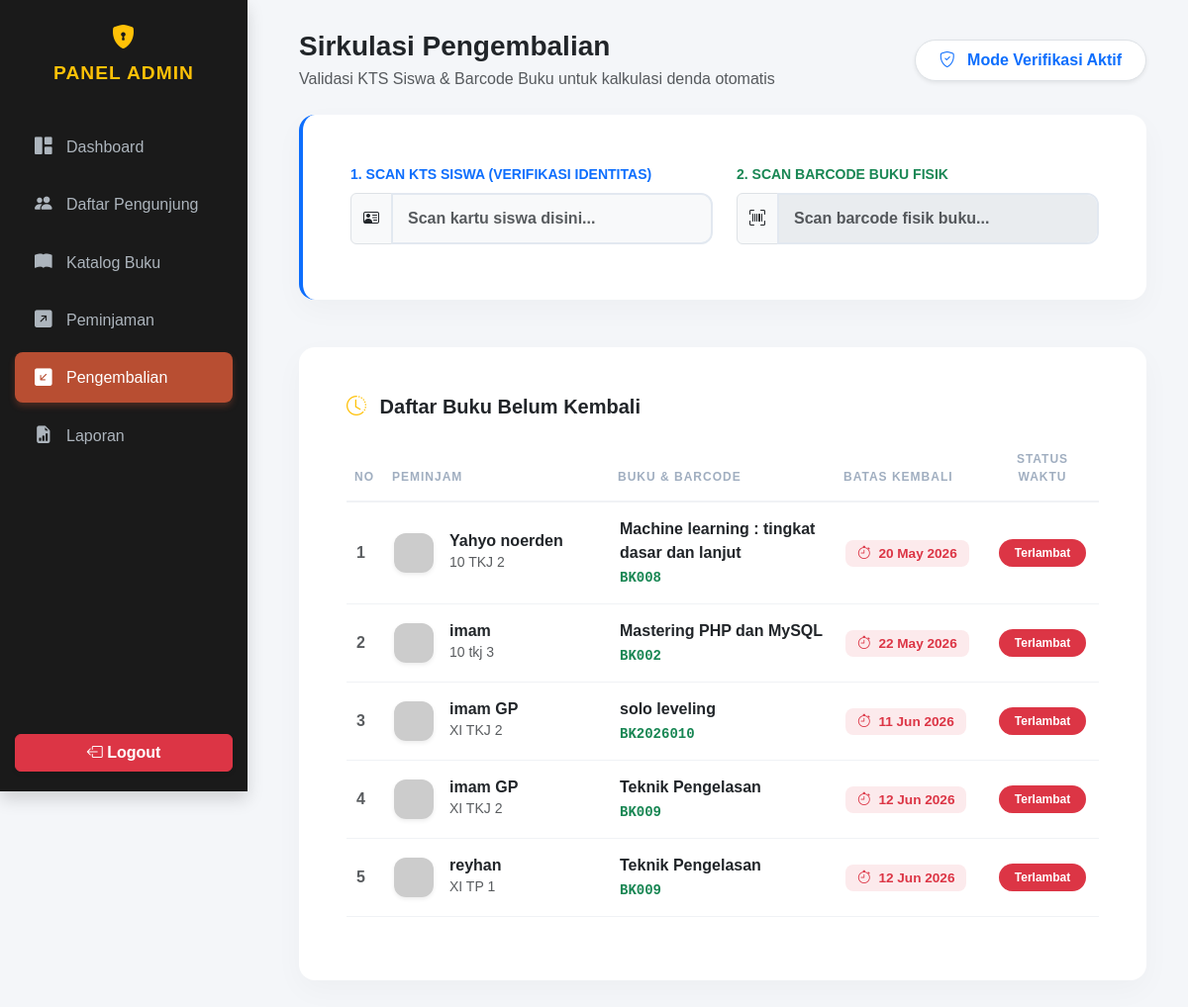
The page /admin/pengembalian.php (signed in) on the database its author committed.
### tables this page shows
CREATE TABLE IF NOT EXISTS `peminjaman` (
  `id` int(11) NOT NULL AUTO_INCREMENT,
  `id_buku` int(11) NOT NULL,
  `nama_peminjam` varchar(100) NOT NULL,
  `kelas` varchar(50) NOT NULL,
  `tanggal_pinjam` date NOT NULL,
  `tanggal_kembali` date NOT NULL,
  `status` varchar(50) NOT NULL DEFAULT 'Dipinjam',
  PRIMARY KEY (`id`),
  KEY `id_buku` (`id_buku`)
);

CREATE TABLE IF NOT EXISTS `books` (
  `id` int(11) NOT NULL AUTO_INCREMENT,
  `barcode_buku` varchar(50) DEFAULT NULL,
  `title` varchar(255) NOT NULL,
  `author` varchar(150) DEFAULT NULL,
  `category` varchar(100) NOT NULL,
  `rak` varchar(50) DEFAULT NULL,
  `description` text NOT NULL,
  `cover` varchar(255) DEFAULT NULL,
  PRIMARY KEY (`id`),
  UNIQUE KEY `barcode_buku` (`barcode_buku`)
);

### admin/pengembalian.php (the view, shortened to what this page needs)
<?php
require_once '../config/koneksi.php';
$peminjaman_aktif = $mysqli->query("
    SELECT p.*, b.title, b.barcode_buku
    FROM peminjaman p
    JOIN books b ON p.id_buku = b.id
    WHERE p.status = 'Dipinjam'
    ORDER BY p.tanggal_pinjam ASC
");
?>
<!DOCTYPE html>
<html lang="id">
<head>
    <link href="https://cdn.jsdelivr.net/npm/bootstrap@5.3.0/dist/css/bootstrap.min.css" rel="stylesheet">
    <link rel="stylesheet" href="https://cdn.jsdelivr.net/npm/bootstrap-icons@1.10.5/font/bootstrap-icons.css">
</head>
<body>
    <?php include 'sidebar.php'; ?>
    <div class="main-content" style="margin-left: 260px; padding: 30px;">
        <div class="container-fluid pb-5">
            <div class="d-flex justify-content-between align-items-center mb-4">
                <div>
                    <h3 class="fw-bold m-0 text-dark">Sirkulasi Pengembalian</h3>
                    <p class="text-muted m-0 mt-1 fs-6">Validasi KTS Siswa & Barcode Buku untuk kalkulasi denda otomatis</p>
                </div>
                <div class="bg-white px-4 py-2 rounded-pill shadow-sm border text-primary fw-bold">
                    <i class="bi bi-shield-check me-2"></i> Mode Verifikasi Aktif
                </div>
            </div>
            <div class="modern-card p-4 p-lg-5 mb-5 border-start border-primary border-4">
                <form id="formSirkulasiKembali" onsubmit="return false;" class="row g-4">
                    <div class="col-md-6">
                        <label class="fw-bold small mb-2 text-primary">1. SCAN KTS SISWA (VERIFIKASI IDENTITAS)</label>
                        <div class="input-group">
                            <span class="input-group-text bg-light"><i class="bi bi-person-vcard"></i></span>
                            <input type="text" id="scan_kts_kembali" class="form-control form-control-barcode" placeholder="Scan kartu siswa disini..." autofocus autocomplete="off">
                        </div>
                    </div>
                    <div class="col-md-6">
                        <label class="fw-bold small mb-2 text-success">2. SCAN BARCODE BUKU FISIK</label>
                        <div class="input-group">
                            <span class="input-group-text bg-light"><i class="bi bi-upc-scan"></i></span>
                            <input type="text" id="scan_buku_kembali" class="form-control form-control-barcode" placeholder="Scan barcode fisik buku..." disabled autocomplete="off">
                        </div>
                    </div>
                </form>
            </div>
            <div class="modern-card p-4 p-lg-5">
                <h5 class="fw-bold mb-4 text-dark"><i class="bi bi-clock-history text-warning me-2"></i> Daftar Buku Belum Kembali</h5>
                <div class="table-responsive">
                    <table class="table modern-table align-middle">
                        <thead>
                            <tr>
                                <th width="5%">No</th>
                                <th width="30%">Peminjam</th>
                                <th width="30%">Buku & Barcode</th>
                                <th width="20%">Batas Kembali</th>
                                <th width="15%" class="text-center">Status Waktu</th>
                            </tr>
                        </thead>
                        <tbody>
                            <?php
                            $no = 1;
                            if($peminjaman_aktif->num_rows > 0):
                            while($p = $peminjaman_aktif->fetch_assoc()):
                                $tgl_sekarang = new DateTime();
                                $tgl_tempo = new DateTime($p['tanggal_kembali']);
                                $terlambat = $tgl_sekarang > $tgl_tempo;
                                $badge_class = $terlambat ? 'bg-danger bg-opacity-10 text-danger' : 'bg-light text-secondary border';
                            ?>
                            <tr>
                                <td class="fw-bold text-muted"><?= $no++ ?></td>
                                <td>
                                    <div class="d-flex align-items-center">
                                        <img src="https://ui-avatars.com/api/?name=<?= urlencode($p['nama_peminjam']) ?>&background=random&color=fff&bold=true" class="avatar-initial me-3 shadow-sm">
                                        <div>
                                            <h6 class="mb-0 fw-bold text-dark"><?= htmlspecialchars($p['nama_peminjam']) ?></h6>
                                            <small class="text-muted"><?= htmlspecialchars($p['kelas']) ?></small>
                                        </div>
                                    </div>
                                </td>
                                <td>
                                    <span class="fw-semibold text-dark d-block"><?= htmlspecialchars($p['title']) ?></span>
                                    <code class="text-success small fw-bold"><?= $p['barcode_buku'] ?></code>
                                </td>
                                <td>
                                    <span class="soft-badge <?= $badge_class ?>">
                                        <i class="bi bi-stopwatch me-1"></i> <?= date('d M Y', strtotime($p['tanggal_kembali'])) ?>
                                    </span>
                                </td>
                                <td class="text-center">
                                    <?php if($terlambat): ?>
                                        <span class="badge bg-danger rounded-pill px-3 py-2">Terlambat</span>
                                    <?php else: ?>
                                        <span class="badge bg-success rounded-pill px-3 py-2">Aktif</span>
                                    <?php endif; ?>
                                </td>
                            </tr>
                            <?php endwhile; else: ?>
                            <tr><td colspan="5" class="text-center py-5 text-muted"><i class="bi bi-emoji-smile fs-3 d-block mb-2"></i>Semua buku sirkulasi aman di dalam rak.</td></tr>
                            <?php endif; ?>
                        </tbody>
                    </table>
                </div>
            </div>
        </div>
    </div>

### admin/pengembalian.php (style rules this page uses)
.modern-card { border: none; border-radius: 16px; box-shadow: 0 10px 30px rgba(0,0,0,0.03); background: #ffffff; }
.form-control-barcode { border-radius: 12px; padding: 12px 15px; border: 2px solid #e2e8f0; background-color: #f8f9fa; font-weight: bold; }
.modern-table th { text-transform: uppercase; font-size: 0.75rem; letter-spacing: 1px; color: #a0aec0; border-bottom: 2px solid #f0f2f5; padding-bottom: 15px; }
.modern-table td { padding: 15px 10px; border-bottom: 1px solid #f0f2f5; color: #4a5568; }
.avatar-initial { width: 40px; height: 40px; border-radius: 12px; object-fit: cover; }
.soft-badge { padding: 6px 12px; border-radius: 8px; font-size: 0.85rem; font-weight: 600; }

### admin/sidebar.php (style rules this page uses)
body { background-color: #f4f6f9; font-family: 'Poppins', sans-serif; overflow-x: hidden; }
.main-content { margin-left: 250px; padding: 30px; min-height: 100vh; }

### rows shown on the page
peminjaman: nama_peminjam "Yahyo noerden", kelas "10 TKJ 2", id_buku.title "Machine learning : tingkat dasar dan lanjut", id_buku.barcode_buku "BK008", tanggal_kembali "20 May 2026", shows "Terlambat"
peminjaman: nama_peminjam "imam", kelas "10 tkj 3", id_buku.title "Mastering PHP dan MySQL", id_buku.barcode_buku "BK002", tanggal_kembali "22 May 2026", shows "Terlambat"
peminjaman: nama_peminjam "imam GP", kelas "XI TKJ 2", id_buku.title "solo leveling", id_buku.barcode_buku "BK2026010", tanggal_kembali "11 Jun 2026", shows "Terlambat"
peminjaman: nama_peminjam "imam GP", kelas "XI TKJ 2", id_buku.title "Teknik Pengelasan", id_buku.barcode_buku "BK009", tanggal_kembali "12 Jun 2026", shows "Terlambat"
peminjaman: nama_peminjam "reyhan", kelas "XI TP 1", id_buku.title "Teknik Pengelasan", id_buku.barcode_buku "BK009", tanggal_kembali "12 Jun 2026", shows "Terlambat"
